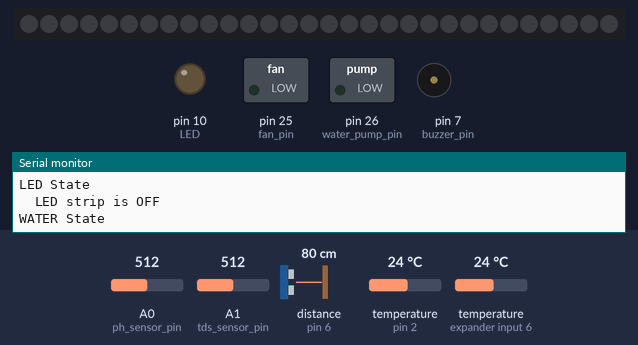
Simulated run of this sketch. Board: Arduino Mega 2560, built with avr-gcc and run on an emulated ATmega2560. Parts: 30 RGB LEDs in strip order, left to right, switched loads named in the sketch (green lamp = pin HIGH), output pins drawn as LEDs (lit = HIGH), buzzer (waves = sounding), the last lines printed to the serial monitor. The test bench sets the inputs (shaded band); at power-on: distance to the obstacle (sensor on pin 6) 80 cm, A0 (ph_sensor_pin) = 512, A1 (tds_sensor_pin) = 512, temperature (sensors on pin 2, expander input 6) 24 °C. The echo pulse lasts 58.3 µs per cm; pins used as bus, display or sensor lines are not drawn.

Above: at 9.1 s.
9.2 s: distance to the obstacle (sensor on pin 6) set to 6 cm
21.0 s: distance to the obstacle (sensor on pin 6) set to 3 cm
At 30.6 s:
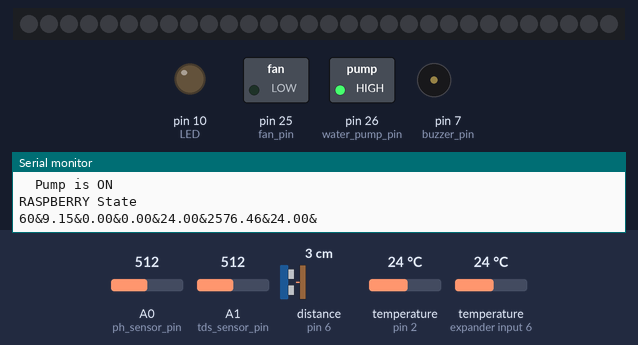
31.0 s: distance to the obstacle (sensor on pin 6) set to 9 cm
At 40.3 s:
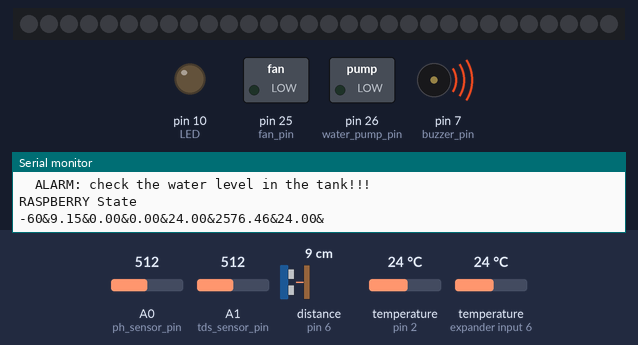
41.0 s: distance to the obstacle (sensor on pin 6) set to 2 cm
At 59.0 s:
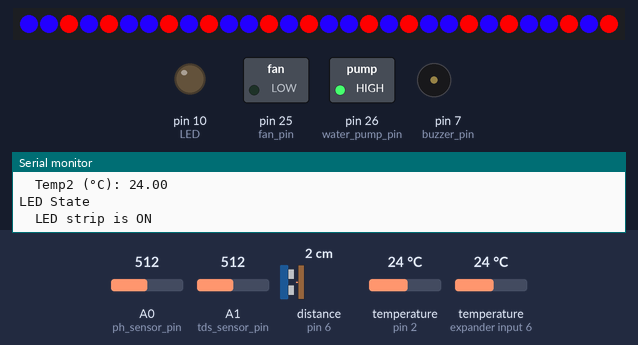
Timing chart, 0 to 60.0 s (numbered marks = the images above; inputs shaded):
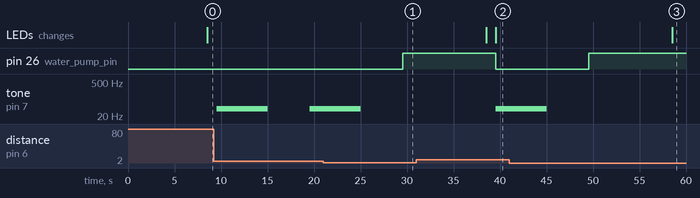

Measured:
- the behaviour switches between 5 and 4 cm on distance to the obstacle (sensor on pin 6) (found by bisection; images 0 and 1)
- after the input at 21.0 s, pin 26 (water_pump_pin): LOW → HIGH after 8.5 s; tone on pin 7 (buzzer_pin): goes on until 25.0 s, then stays silent
- after the input at 31.0 s, pin 26 (water_pump_pin): HIGH → LOW after 8.5 s; tone on pin 7 (buzzer_pin): silent → 40 Hz after 8.5 s
- after the input at 41.0 s, pin 26 (water_pump_pin): LOW → HIGH after 8.5 s; tone on pin 7 (buzzer_pin): goes on until 45.0 s, then stays silent; the LEDs: change after 17.5 s (image 3)

The sketch:

state_machine.ino
```cpp
////////////////////////////////////////////////////////////////////
//////////////////////   REQUIRED LIBRARIES   //////////////////////
////////////////////////////////////////////////////////////////////
#include <Controllino.h>
#include <OneWire.h>
#include <DallasTemperature.h>
#include <FastLED.h>
#include "ModbusRtu.h"
////////////////////////////////////////////////////////////////////
//////////////////////////   PINOUT MAP   //////////////////////////
////////////////////////////////////////////////////////////////////

////////// ANALOG //////////
const byte ph_sensor_pin = A0;           // Analog 0    X1
const byte tds_sensor_pin = A1;          // Analog 1    X1

////////// DIGITAL //////////
const byte water_temp_pin = 2;           // Digital 0   X1
const byte led_strip_pin = 3;          // Digital 1   X1
const byte water_level_trig_pin = 5;     // Digital 3   X1
const byte water_level_echo_pin = 6;     // Digital 4   X1
const byte buzzer_pin = 7;               // Digital 5   X1

////////// INTERFACES //////////
SoftwareSerial mySerial(53, 20);         // SoftUART    X1
const byte raspi_serial = 1;             // UART1       X1
const byte modbus_serial = 3;            // UART3       RS485

////////// RELAYS //////////
const byte fan_pin = 25;                 // Relay 3     R3
const byte water_pump_pin = 26;          // Relay 4     R4


////////////////////////////////////////////////////////////////////
/////////////////////   SENSOR CONFIGURATIONS   ////////////////////
////////////////////////////////////////////////////////////////////

////////// WATER LEVEL //////////
long duration;
int distance;
int av_dist;
int water_level;

////////// WATER TEMPERATURE //////////
float av_temp;
// Setup a oneWire instance to communicate with any OneWire devices
OneWire oneWire(water_temp_pin);
// Pass our oneWire reference to Dallas Temperature
DallasTemperature sensors(&oneWire);
// Insert address (to get, see DS18B20_get_address):
uint8_t sensor1[8] = { 0x28, 0x7F, 0x17, 0xAC, 0x13, 0x19, 0x01, 0x9A };
uint8_t sensor2[8] = { 0x28, 0xFF, 0xC8, 0xC2, 0xC1, 0x16, 0x04, 0xB5 };

//////////////////// PH SENSOR ///////////////////////
const float Offset = 0.4;  //deviation compensate
const byte LED = 10;
float av_ph;

/////////////// ELECTRIC CONDUCTIVITY ////////////////
// No calibration required for EC. The electrical conductivity of an aqueous
// solution increases with temperature significantly: about 2 per Celsius
const float a = 0.020;
//int TEMP_raw for waterproof LM35;
float t = 25;
float av_EC;

//////////////////////// ORP /////////////////////////
String inputstring = "";                              //a string to hold incoming data from the PC
String sensorstring = "";                             //a string to hold the data from the Atlas Scientific product
boolean input_string_complete = false;                //have we received all the data from the PC
boolean sensor_string_complete = false;               //have we received all the data from the Atlas Scientific product
float ORP;

///////////////////// LED STRIP //////////////////////
const byte NUM_LEDS = 30;
CRGB leds[NUM_LEDS];

///////////////////// TEMPERATURE ////////////////////
float tempC1;
float tempC2;

///////////////////// RASPBERRY //////////////////////
String fromPi;
byte alarm_flag;

/////////////   MODBUS CONFIGURATIONS   //////////////
const byte MasterModbusAdd = 0;  // Master is always 0, slaves: from 1 to 247
const byte SlaveModbusAdd_GMP252 = 239; // Vaisala probes GMP252 for test
const byte SlaveModbusAdd_HPP271 = 240; //  environments 1 & 2, respectively
float GMP252_CO2;
float HPP271_H2O2;
Modbus ControllinoModbusMaster(MasterModbusAdd, modbus_serial, 0);
uint16_t ModbusSlaveRegisters[8];
modbus_t ModbusQuery[2]; // the number of queries to slave device(s)
uint8_t myState; // machine state
uint8_t currentQuery; // pointer to message query
unsigned long WaitingTime;


////////////////////////////////////////////////////////////////////
//////////////////////////   SET-UP LOOP   /////////////////////////
////////////////////////////////////////////////////////////////////

void setup(void){
  pinMode(water_pump_pin, OUTPUT);
  pinMode(fan_pin, OUTPUT);
  pinMode(water_level_trig_pin, OUTPUT);
  pinMode(water_level_echo_pin, INPUT);
  pinMode(LED,OUTPUT);

  Serial.begin(19200);
  Serial1.begin(19200);
  mySerial.begin(19200);
  sensors.begin(); // Start up the library
  inputstring.reserve(10);
  sensorstring.reserve(30);
  FastLED.addLeds<WS2812, led_strip_pin, GRB>(leds, NUM_LEDS);

  ControllinoModbusMaster.begin(19200, SERIAL_8N2); //
  ControllinoModbusMaster.setTimeOut(1000); // if there is no answer in 5000 ms, roll over

  // ModbusQuery 0: read registers from GMP252
  ModbusQuery[0].u8id = SlaveModbusAdd_GMP252; // slave address
  ModbusQuery[0].u8fct = 3; // function code (this one is registers read)
  ModbusQuery[0].u16RegAdd = 0; // start address in slave
  ModbusQuery[0].u16CoilsNo = 4; // number of elements (coils or registers) to read
  ModbusQuery[0].au16reg = ModbusSlaveRegisters; // pointer to a memory array in the CONTROLLINO

  // ModbusQuery 1: read registers from HPP271
  ModbusQuery[1].u8id = SlaveModbusAdd_HPP271; // slave address
  ModbusQuery[1].u8fct = 3; // function code (this one is registers read)
  ModbusQuery[1].u16RegAdd = 0; // start address in slave
  ModbusQuery[1].u16CoilsNo = 4; // number of elements (coils or registers) to read
  ModbusQuery[1].au16reg = ModbusSlaveRegisters+4; // pointer to a memory array in the CONTROLLINO

  // Serial configurations of ModbusRTU: baud-rate, data bits, parity, stop bits
  ControllinoModbusMaster.setTimeOut( 5000 ); // if there is no answer in 5000 ms, roll over
  WaitingTime = millis();
  myState = 0;
  currentQuery = 0;
}


////////////////////////////////////////////////////////////////////
//////////////////////////   MAIN LOOP   ///////////////////////////
////////////////////////////////////////////////////////////////////
void loop(void){
  stateMachine(); // if not busy, waiting for triggers/events.
  }

void stateMachine() {
    static unsigned long start_machine = millis();
    // first 2000 ms are reserved for the last state processing
    static unsigned long start_idle = 2000;
    static unsigned long start_co2 = 3000;
    static unsigned long start_h2o2 = 4000;
    static unsigned long start_fan = 5000;
    static unsigned long start_buzzer = 5300;
    static unsigned long start_orp = 5500;  // at 24V requires minimum 2 sec
    static unsigned long start_ec = 6500;
    static unsigned long start_ph = 7000;
    static unsigned long start_water_temperature = 7700;
    static unsigned long start_led_strip = 8500;
    static unsigned long start_water_level = 9000;
    static unsigned long start_emergency = 9500;
    static unsigned long start_to_raspi = 10000;

    // Declare the states in meaningful English. Enums start enumerating
    // at zero, incrementing in steps of 1 unless overridden. We use an
    // enum 'class' here for type safety and code readability
    enum class controllinoState : uint8_t {
        IDLE,
        CO2,
        H2O2,
        FAN,
        BUZZER,
        ORP,
        EC,
        PH,
        TEMP,
        LED,
        WATER,
        EMERGENCY,
        RASPBERRY,
    };

    // Keep track of the current State (it's an controllinoState variable)
    static controllinoState currentState = controllinoState::IDLE;

    // Process according to our State Diagram
    switch (currentState) {
        case controllinoState::IDLE:
          if (millis() - start_machine >= start_idle) {
            displayState("IDLE state");
            currentState = controllinoState::CO2;
          }
          break;

        case controllinoState::CO2:
          if(millis() - start_machine >= start_co2){
            displayState("CO2 State");
            while(millis() - start_machine <= start_h2o2){
              co2Level();
            }
            currentState = controllinoState::H2O2;
          }
          break;

        case controllinoState::H2O2:
          if(millis() - start_machine >= start_h2o2){
            displayState("H2O2 State");
            while(millis() - start_machine <= start_fan){
              h2o2Level();
            }
            currentState = controllinoState::FAN;
          }
          break;

        case controllinoState::FAN:
          if (millis() - start_machine >= start_fan) {
            displayState("Fan status");
            controlFan();
            currentState = controllinoState::BUZZER;
          }
          break;

        case controllinoState::BUZZER:
          if (millis() - start_machine >= start_fan) {
            displayState("Buzzer status");
            buzzerOff();
            currentState = controllinoState::ORP;
          }
          break;

        case controllinoState::ORP:
          if(millis() - start_machine >= start_orp){
            displayState("ORP State");
            serialEvent();
            serialEvent1();
            orp();
            currentState = controllinoState::EC;
          }
          break;

        case controllinoState::EC:
          if (millis() - start_machine >= start_ec) {
            displayState("EC State ");
            ecLevel();
            currentState = controllinoState::PH;
          }
          break;

        case controllinoState::PH:
          if(millis() - start_machine >= start_ph){
            displayState("PH State");
            phLevel();
            currentState = controllinoState::TEMP;
          }
          break;

        case controllinoState::TEMP:
          if (millis() - start_machine >= (start_water_temperature)) {
            displayState("Water Temperature State");
            waterTemperature();
            currentState = controllinoState::LED;
          }
          break;


        case controllinoState::LED:
          if (millis() - start_machine >= (start_led_strip)) {
            displayState("LED State");
            controlLEDstrip();
            currentState = controllinoState::WATER;
          }
          break;

        case controllinoState::WATER:
          if (millis() - start_machine >= start_water_level) {
            displayState("WATER State");
            waterLevel();
            currentState = controllinoState::EMERGENCY;
          }
          break;

        case controllinoState::EMERGENCY:
          if (millis() - start_machine >= (start_emergency)) {
            displayState("EMERGENCY State");
              controlWaterLevel();
            currentState = controllinoState::RASPBERRY;
          }
          break;

        case controllinoState::RASPBERRY:
          if (millis() - start_machine >= (start_to_raspi)) {
            displayState("RASPBERRY State");
              transmitToRasp();
            currentState = controllinoState::IDLE;

            start_machine = millis(); //RESET TIME LINE!
          }
          break;


        default:
            // Nothing to do here
            Serial.println("'Default' Switch Case reached - Error");
    }
}


void displayState(String currentState){
    static String prevState = "";

    if (currentState != prevState) {
        Serial.println(currentState);
        prevState = currentState;
    }
}


//////////////////////////////////////////////////////////////////
//////////////////////////  FUNCTIONS   //////////////////////////
//////////////////////////////////////////////////////////////////

void co2Level(void){
  switch( myState ) {
    case 0:
    if (millis() > WaitingTime) myState++; // wait state
    break;

    case 1:
    ControllinoModbusMaster.query( ModbusQuery[currentQuery] ); // send query (only once)
    myState++;
    currentQuery++;
    if (currentQuery == 2) {
      currentQuery = 0;
    }
    break;

    case 2:
    ControllinoModbusMaster.poll(); // check incoming messages
    if (ControllinoModbusMaster.getState() == COM_IDLE){   // response from the slave was received
      myState = 0;
      WaitingTime = millis() + 500;

      if (currentQuery == 0){
        // registers write was proceed
        // Serial.println("---------- WRITE RESPONSE RECEIVED ----");
        // Serial.println("");
      }

      if (currentQuery == 1){
        unsigned long *GMP252_CO2_uint32;
        GMP252_CO2_uint32 = (unsigned long*)&GMP252_CO2;
        *GMP252_CO2_uint32 = (unsigned long)ModbusSlaveRegisters[1]<<16 | ModbusSlaveRegisters[0]; // Float - Mid-Little Endian CDAB
        Serial.print("  CO2_ppm: ");
        Serial.println(GMP252_CO2, 2);
      }
    }
    break;
  }
}

void h2o2Level(void){
  switch( myState ) {
    case 0:
    if (millis() > WaitingTime) myState++; // wait state
    break;

    case 1:
    ControllinoModbusMaster.query( ModbusQuery[currentQuery] ); // send query (only once)
    myState++;
    currentQuery++;
    if (currentQuery == 2) {
      currentQuery = 0;
    }
    break;

    case 2:
    ControllinoModbusMaster.poll(); // check incoming messages
    if (ControllinoModbusMaster.getState() == COM_IDLE){   // response from the slave was received
      myState = 0;
      WaitingTime = millis() + 500;

      if (currentQuery == 0){
        // registers write was proceed
        // Serial.println("---------- WRITE RESPONSE RECEIVED ----");
        // Serial.println("");
      }

      if (currentQuery == 1){
        unsigned long *HPP271_H2O2_uint32;
        HPP271_H2O2_uint32 = (unsigned long*)&HPP271_H2O2;
        *HPP271_H2O2_uint32 = (unsigned long)ModbusSlaveRegisters[5]<<16 | ModbusSlaveRegisters[4]; // Float - Mid-Little Endian CDAB
        Serial.print("  H2O2_ppm: ");
        Serial.println(HPP271_H2O2, 2);
      }
    }
    break;
  }
}

void controlFan(void){
  if (GMP252_CO2 > 1200 || HPP271_H2O2 > 1){
    digitalWrite(fan_pin, HIGH);
    Serial.println("  Fan is ON");
  }
  else{
    digitalWrite(fan_pin, LOW);
    Serial.println("  Fan is OFF");
    }
}

void buzzerOff(void){
  noTone(buzzer_pin);
  Serial.println("  Buzzer is OFF");
}


void orp() {
  if (input_string_complete == true) {                //if a string from the PC has been received in its entirety
    mySerial.print(inputstring);                       //send that string to the Atlas Scientific product
    mySerial.print('\r');                              //add a <CR> to the end of the string
    inputstring = "";                                 //clear the string
    input_string_complete = false;                    //reset the flag used to tell if we have received a completed string from the PC
  }
  if (sensor_string_complete == true) {               //if a string from the Atlas Scientific product has been received in its entirety
    Serial.print("  ORP (mV): ");
    Serial.println(sensorstring);                     //send that string to the PC's serial monitor
  }
  sensor_string_complete = false;                     //reset the flag used to tell if we have received a completed string from the Atlas Scientific product
}
void serialEvent() {                                  //if the hardware serial port_0 receives a char
  inputstring = Serial.readStringUntil(13);           //read the string until we see a <CR>
  input_string_complete = true;                       //set the flag used to tell if we have received a completed string from the PC
}
void serialEvent1() {                                 //if the hardware serial port_3 receives a char
  sensorstring = mySerial.readStringUntil(13);         //read the string until we see a <CR>
  sensor_string_complete = true;                      //set the flag used to tell if we have received a completed string from the PC
}


void ecLevel (void){
      int TDS_raw;
      float voltage_EC;
      float TDS_25;
      float EC_25;
      float EC_sum = 0;
      float EC;
      for (int i=0 ; i<5; i++){
        TDS_raw = analogRead(tds_sensor_pin);
        voltage_EC = TDS_raw*5/1024.0; //Convert analog reading to Voltage
        TDS_25=(133.42*voltage_EC*voltage_EC*voltage_EC - 255.86*voltage_EC*voltage_EC + 857.39*voltage_EC)*0.5; //Convert voltage value to TDS value (original)
        EC_25 = TDS_25*2;
        EC = (1 + a*(av_temp - 25))*EC_25;    //real temp compensation
        EC_sum = EC_sum + EC; //sum formula for the following average calculation
        delay(10);
      }
      av_EC = EC_sum / 5; // average of 5 samples
      Serial.print("  EC (uS): ");
      Serial.println(av_EC);
}


void phLevel (void){
  float ph_value, voltage, ph_raw, ph_sum = 0;

  for (int k=0; k<5; k++){
    ph_raw = analogRead(ph_sensor_pin);
    voltage = ph_raw*5/1024.0;
    ph_value = 3.5*voltage+Offset;
    ph_sum = ph_sum + ph_value;
  }
  av_ph = ph_sum / 5;
  Serial.print("  pH value: ");
  Serial.println(av_ph);
}


void waterTemperature(void){
  sensors.requestTemperatures();
  tempC1 = sensors.getTempC(sensor1);
  Serial.println("  Temp1 (°C): " + (String)tempC1);

  tempC2 = sensors.getTempC(sensor2);
  Serial.println("  Temp2 (°C): " + (String)tempC2);

  av_temp = (tempC1 + tempC2)/2;
}


void controlLEDstrip(void) {
  if (av_temp < 30 && (water_level > 20 && water_level < 90)){
    for (int i=0; i<6; i++){
      for (int j=0; j<5; j++){
        if (j==2){
          leds[i*5+2] = CRGB (255, 0, 0); //red
        }
        else if(j==4){
          leds[i*5+4] = CRGB (255, 0, 0); //red
          }
        else{
          leds[i*5+j] = CRGB (35, 0, 255); //blue
        }
      }
    }
    FastLED.show();
    Serial.println("  LED strip is ON");
  }
  else{
    FastLED.clear();
    FastLED.show();
    Serial.println("  LED strip is OFF");
  }
}


void waterLevel(void){
    // 200 ms
    float water_level_sum = 0; // sum declaration
    for (int i=0 ; i<5 ; i++){ // 5 samples are taken
      digitalWrite(water_level_trig_pin, LOW); // Clears the water_level_trig_pin condition first
      delayMicroseconds(2);
      digitalWrite(water_level_trig_pin, HIGH); // Sets the water_level_trig_pin HIGH (ACTIVE) for 10 microseconds (time for 8 cycle sonic bursts)
      delayMicroseconds(10);
      digitalWrite(water_level_trig_pin, LOW);
      duration = pulseIn(water_level_echo_pin, HIGH); // Reads the water_level_echo_pin, returns the sound wave travel time in microseconds
      distance = duration * 0.034 / 2; // Speed of sound wave divided by 2 (go and back)
      water_level_sum = water_level_sum + distance; // Sum calculation
      delay(20);
    }
    av_dist = round(water_level_sum / 5.0); // one average value of distance in cm
    water_level = map(av_dist, 0, 5, 100, 0); // one average value of distance in % | sensor's range starts from 2 cm (fixed)
    Serial.print("  Distance in cm: "); // prints average of 5 samples in cm
    Serial.print(av_dist);
    Serial.print("\n  Distance in %: "); // prints average of 5 samples in %
    Serial.println(water_level);
}


void controlWaterLevel(void){
  if (water_level <= 20 || water_level >= 90){
    digitalWrite(water_pump_pin, LOW);
    FastLED.clear();
    FastLED.show();
    tone(buzzer_pin, 40); //4000 in real life;; // call method for pulsing alarm sound
    Serial.println("  Buzzer is ON");
    Serial.println("  LED is OFF");
    Serial.println("  Pump is OFF");
    Serial.println("  ALARM: check the water level in the tank!!!");
  }
  else{
    digitalWrite(water_pump_pin, HIGH);
    noTone(buzzer_pin);
    Serial.println("  Pump is ON");
  }
}


String transmitToRasp(void){
  /*if (Serial1.available() > 0){
      if (fromPi != ""){
        fromPi = Serial1.readString();
        Serial1.print("I got:");
        Serial1.println(fromPi);
      }
    }
    */
    String response = (String)water_level + "&" + (String)av_ph +
    "&"+ (String)HPP271_H2O2 + "&" + (String)GMP252_CO2 + "&" +
    (String)tempC1 + "&" + (String)av_EC + "&" +  (String)tempC2 +
     + "&" + sensorstring;

    Serial1.println(response);
    Serial.println(response);
    return(response);
}
```

Source omitted: ModbusRtu.h (37859 bytes)
